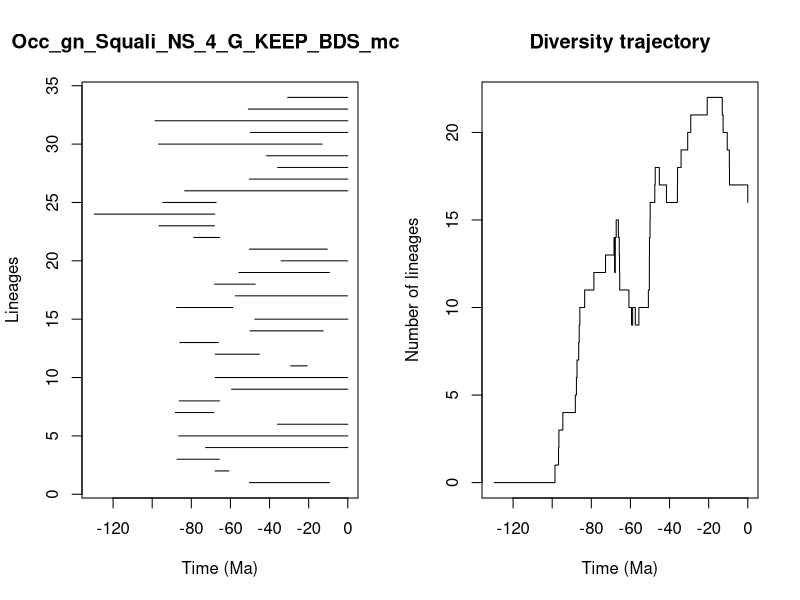

Write R code to recreate this figure.


pdf(file='../Results/Genus_NS/5_MA_bins_EXT_EP_FT/pyrate_mcmc_logs/Occ_gn_Squali_NS_4_G_KEEP_BDS_mcmc_LTT.pdf',width=0.6*20, height=0.6*10)
title = "Occ_gn_Squali_NS_4_G_KEEP_BDS_mcmc"
ts=c(50.261195731229975, 67.8729940998492,87.32048041526987,72.72832437282574,86.44930765323498,35.97416535404791,88.17864814764977,86.18983207995808,59.45235933207515,67.73098036465439,29.16260266849328,67.74627057763745,85.85382504000187,49.97988057983215,47.545467707827314,87.61293281853823,57.50874337097978,68.10551625475145,55.685396130141484,34.09876996222587,50.305715615865914,78.69196100268847,96.57467260151303,129.6687909576837,94.55732782385432,83.40825265380154,50.330472894343664,35.91016746244748,41.58240104992968,96.76274015889405,49.90506442436863,98.56836915394804,50.825740597964725,30.722900081184484)
te=c(9.350625233739692, 60.77324793556999,65.70672169768126,0.0,0.0,0.0,68.3914170360281,65.57861186161266,0.0,0.0,20.748781936984432,45.22994872316554,66.17769376999824,12.619455246835278,0.0,58.856549961031625,0.0,47.32876181871562,9.4255674942223,0.0,10.50800414788602,65.47628595216706,68.19174148865086,67.99787062885767,67.28022705005232,0.0,0.0,0.0,0.0,13.046223181810577,0.0,0.0,0.0,0.0)
div_traj=c(0, 1,2,3,4,5,6,7,8,9,10,11,12,13,14,13,12,13,12,13,14,15,14,13,12,11,10,9,10,9,10,11,12,13,14,15,16,17,18,17,16,17,18,19,20,21,22,21,20,19,18,17,16)
time_events=c(129.6687909576837, 98.56836915394804,96.76274015889405,96.57467260151303,94.55732782385432,88.17864814764977,87.61293281853823,87.32048041526987,86.44930765323498,86.18983207995808,85.85382504000187,83.40825265380154,78.69196100268847,72.72832437282574,68.3914170360281,68.19174148865086,68.10551625475145,67.99787062885767,67.8729940998492,67.74627057763745,67.73098036465439,67.28022705005232,66.17769376999824,65.70672169768126,65.57861186161266,65.47628595216706,60.77324793556999,59.45235933207515,58.856549961031625,57.50874337097978,55.685396130141484,50.825740597964725,50.330472894343664,50.305715615865914,50.261195731229975,49.97988057983215,49.90506442436863,47.545467707827314,47.32876181871562,45.22994872316554,41.58240104992968,35.97416535404791,35.91016746244748,34.09876996222587,30.722900081184484,29.16260266849328,20.748781936984432,13.046223181810577,12.619455246835278,10.50800414788602,9.4255674942223,9.350625233739692,0.0)
                par(mfrow=c(1,2))
                L = length(ts)
                plot(ts, 1:L , xlim=c(-max(ts)-1,0), pch=20, type="n", main=title,xlab="Time (Ma)",ylab="Lineages")
                for (i in 1:L){segments(x0=-te[i],y0=i,x1=-ts[i],y1=i)}    
                t = -time_events
                plot(div_traj ~ t,type="s", main = "Diversity trajectory",xlab="Time (Ma)",ylab="Number of lineages",xlim=c(-max(ts)-1,0))
                abline(v=c(65,200,251,367,445),lty=2,col="gray")
                
